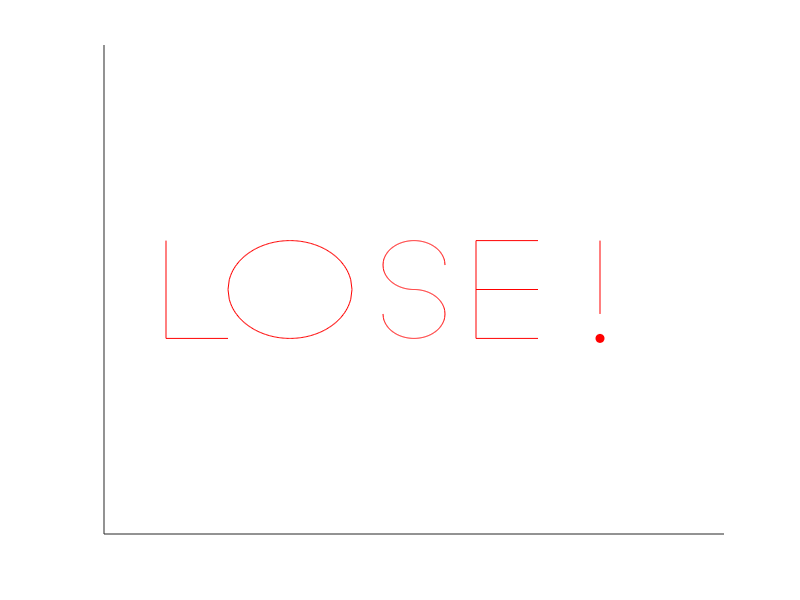

Write the MATLAB code that produced this figure.
function game()
   %
   %**代處理問題**
   %多重輸入問題
   %level等級
   %***********
   %
   %上下左右控制蛇，如果想跳出遊戲則按esc
   %
   flg_break=false; %跳出flg
   countPoint=0;
   %fig=figure([1 2],[1 1],'-o');
   fig = figure('name','貪吃蛇遊戲','KeyPressFcn',@kpfcn);
   drawReadyGo();
   
   mv=[1 0];
   x=[-4 -3];
   y=[0 0];
   
   eatx=randi([-4 4]);
   eaty=randi([-4 4]);
   
   while(true)
       clf;
       
       if(flg_break)  %break
           break;
       end
       
       drawSnake_Point_Title(x,y,eatx,eaty,countPoint);
       
       tempx=x(length(x))+mv(1);
       tempy=y(length(y))+mv(2);
       
       if(checkdie(x,y,tempx,tempy))
           x(1)=[];
           y(1)=[];
           clf;
           drawSnake_Point_Title([x tempx],[y tempy],eatx,eaty,countPoint); pause(0.5)
           drawLose();
           break;
       end
       
       if(tempx==eatx&&tempy==eaty)
           countPoint=countPoint+1;
           flgrepeat=true;
           while(flgrepeat)
               eatx=randi([-4 4]);
               eaty=randi([-4 4]);
               flgrepeat=checkRepeat(x,y,eatx,eaty);
           end
           x=[x(1) x];
           y=[y(1) y];
       end
       x(1)=[];
       y(1)=[];
       x=[x tempx];
       y=[y tempy];
   end
    
function kpfcn(obj,event)
switch event.Key
    case 'uparrow'
        if(checkReverse(mv,[0 1]))
            mv=[0 -1];
        else
            mv=[0 1];
        end
    case 'downarrow'
       if(checkReverse(mv,[0 -1]))
           mv=[0 1];
       else
           mv=[0 -1];
       end
    case 'rightarrow'
       if(checkReverse(mv,[1 0]))
           mv=[-1 0];
       else
           mv=[1 0];
       end
    case 'leftarrow'
       if(checkReverse(mv,[-1 0]))
           mv=[1 0];
       else
           mv=[-1 0];
       end 
    case 'escape'
        flg_break=true;
end
end
end


function y=f(x,o)
   %此函數為劃出 READY GO! ,LOSE所需函數
   switch o
       case 1
           y=sqrt(1-(x+4.5).*(x+4.5))+1;
       case 2
           y=-sqrt(1-(x+4.5).*(x+4.5))+1;
       case 3
           y=(-2).*(x+4.5);
       case 4
           y=sqrt(4-(2*x-3).*(2*x-3));
       case 5
           y=-sqrt(4-(2*x-3).*(2*x-3));
       case 6
           y=sqrt(4-(x+3).*(x+3));
       case 7
           y=-sqrt(4-(x+3).*(x+3));
       case 8
           y=sqrt(4-(x-1.5).*(x-1.5));
       case 9
           y=-sqrt(4-(x-1.5).*(x-1.5));
       case 10
           y=sqrt(1-(x+2).*(x+2));
       case 11
           y=-sqrt(1-(x+2).*(x+2));
       case 12
           y=sqrt(0.25-x.*x)+0.5;
       case 13
           y=-sqrt(0.25-x.*x)+0.5;
       case 14
           y=sqrt(0.25-x.*x)-0.5;
       case 15
           y=-sqrt(0.25-x.*x)-0.5;
           
   end
end

function drawReadyGo()
   %此函數畫出Ready Go !
   axis([-5 5 -5 5])
   set(gca,'ytick',[],'xtick',[]);
   hold on;
   %R
   plot([-4.5 -4.5],[-2 2],'color',[1 0 0]);
   tt=linspace(-4.5,-3.5);
   plot(tt,f(tt,1),'color',[1 0 0]);
   plot(tt,f(tt,2),'color',[1 0 0]);
   plot(tt,f(tt,3),'color',[1 0 0]); 
   %E
   plot([-3 -3],[-2 2],'color',[1 0 0]);
   plot([-3 -1.5],[2 2],'color',[1 0 0]);
   plot([-3 -1.5],[0 0],'color',[1 0 0]);
   plot([-3 -1.5],[-2 -2],'color',[1 0 0]);
   %A
   plot([-1 0],[-2 2],'color',[1 0 0]);
   plot([0 1],[2 -2],'color',[1 0 0]); 
   plot([-2/3,2/3],[-0.5 -0.5],'color',[1 0 0]);
   %D
   plot([1.5 1.5],[2 -2],'color',[1 0 0]);
   tt=linspace(1.5,2.5);
   plot(tt,f(tt,4),'color',[1 0 0]);
   plot(tt,f(tt,5),'color',[1 0 0]);  
   %Y
   plot([2.5 3.5],[2 0],'color',[1 0 0]);
   plot([4.5 3.5],[2 0],'color',[1 0 0]);
   plot([3.5 3.5],[0 -2],'color',[1 0 0]); drawnow; pause(1)
   clf;
   axis([-5 5 -5 5])
   set(gca,'ytick',[],'xtick',[]);
   hold on;
   %G
   tt=linspace(-5,-1);
   plot(tt,f(tt,7),'color',[1 0 0]);
   tt=linspace(-5,-3);
   plot(tt,f(tt,6),'color',[1 0 0]); 
   plot([-3 -1],[0 0],'color',[1 0 0]);
   plot([-1 -1],[0 -2],'color',[1 0 0]);
   %O
   tt=linspace(-0.5,3.5);
   plot(tt,f(tt,8),'color',[1 0 0]);
   plot(tt,f(tt,9),'color',[1 0 0]);  
   %!
   plot([4.5 4.5],[2 -1],'color',[1 0 0]); 
   plot(4.5,-1.5,'-ro','MarkerFaceColor','r'); drawnow; pause(1)
end
           
function drawLose()
   %此函數畫出LOSE
   clf;
   axis([-5 5 -5 5])
   set(gca,'ytick',[],'xtick',[]);
   hold on;
   %L
   plot([-4 -4],[1 -1],'color',[1 0 0]);
   plot([-4 -3],[-1 -1],'color',[1 0 0]);
   %O
   tt=linspace(-3,-1);
   plot(tt,f(tt,10),'color',[1 0 0]);
   plot(tt,f(tt,11),'color',[1 0 0]);
   %S
   tt=linspace(-0.5,0.5,201);
   plot(tt,f(tt,12),'color',[1 0 0]);
   plot(tt(1:101),f(tt(1:101),13),'color',[1 0 0]);
   plot(tt(101:201),f(tt(101:201),14),'color',[1 0 0]);
   plot(tt,f(tt,15),'color',[1 0 0]);  
   %E
   plot([1 1],[-1 1],'color',[1 0 0]);
   plot([1 2],[1 1],'color',[1 0 0]);
   plot([1 2],[0 0],'color',[1 0 0]);
   plot([1 2],[-1 -1],'color',[1 0 0]); 
   %!
   plot([3 3],[-0.5 1],'color',[1 0 0]);
   plot(3,-1,'-ro','MarkerFaceColor','r'); drawnow; pause(3)
end
   
   
function drawSnake_Point_Title(x,y,ex,ey,countPoint)
   %此函數畫出蛇的身體，要吃的點，與計分Title
   axis([-5 5 -5 5])
   set(gca,'ytick',[],'xtick',[]);
   hold on;
   plot(ex,ey,['red','d'])    
   title(['point:',num2str(countPoint)],'Color','r','FontSize',15);
   plot(x,y,'-ko','MarkerFaceColor','k'); drawnow; pause(0.3)
end
   

function flg=checkdie(X,Y,x,y)
   %X,Y 為蛇的位置
   %x,y 下一個要到的位置
   %此函數檢測貪吃蛇是否死掉(i.e. 碰到自己or碰到牆壁)
   flg=false;
   for kk=1:length(X)-1
       if(X(kk)==x&&Y(kk)==y)
           disp('uu')
           flg=true;
           break;
       end
   end
   if(x==5||x==-5)
       flg=true;
   end
   if(y==5||y==-5)
       flg=true;
   end
end

function flg=checkReverse(a,b)
   %此函數檢測蛇吃到的此令使否違反方向(i.e 原本方向為向右，向左為反方向)
   %a,b are vector
   flg=true;
   for jj=1:length(a)
       if(~(a(jj)+b(jj)==0))
           flg=false;
           break;
       end
   end
end

function flg=checkRepeat(X,Y,x,y)
   %此函數檢測產生的點是否為貪吃蛇的身體
   %yes return true otherwise return false
   % X,Y 為貪吃蛇的位置
   % x,y are 要吃的點的位置
   flg=false;
   for ii=1:length(X)
       if(X(ii)==x&&Y(ii)==y)
           flg=true;
           break;
       end
   end
end
   
      
      